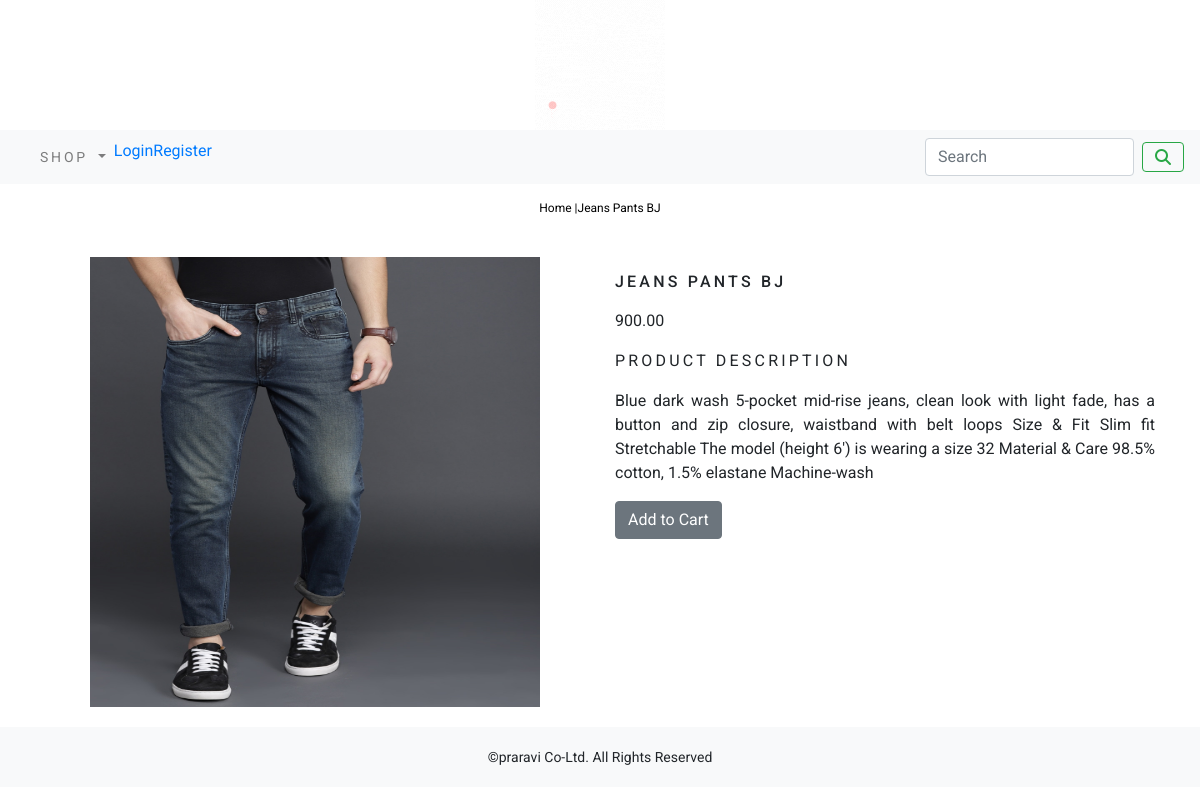
The page /ecommerceapp/mens-fashion/jeans-pants-bj/ on the database its author committed.
### ecommerceapp/models.py (models this page shows, shortened)
class Product(models.Model):
    name=models.CharField(max_length=250,unique=True)
    slug=models.SlugField(max_length=250,unique=True)
    desc=models.TextField(blank=True)
    image=models.ImageField(upload_to='product',blank=True)
    category=models.ForeignKey(Category,on_delete=models.CASCADE)
    price=models.DecimalField(max_digits=10,decimal_places=2)
    stock=models.IntegerField()
    available=models.BooleanField(default=True)
    created=models.DateTimeField(auto_now=True)
    updated=models.DateTimeField(auto_now=True)
    class Meta:
        ordering=('name',)
        verbose_name='product'
        verbose_name_plural='products'

### ecommerceapp/views.py (the view)
# urls.py: path('<slug:c_slug>/<slug:product_slug>/',views.ProdCatDetail,name='ProdCatDetail'),
def ProdCatDetail(request,c_slug,product_slug):
    try:
        product=Product.objects.get(category__slug=c_slug,slug=product_slug)
    except Exception as e:
        raise e
    return render(request,'product.html',{'product':product})

### cart/context_processors.py (called while the page is built)
def counter(request):
    item_count=0
    if 'admin' in request.path:
        return  {}
    else:
        try:
            cart=Cart.objects.filter(cart_id=_cart_id(request))
            cart_items=CartItem.objects.all().filter(cart=cart[:1])
            for cart_item in cart_items:
                item_count+=cart_item.quantity
        except Cart.DoesNotExist:
            item_count=0
        return dict(item_count=item_count)

### cart/views.py (called while the page is built)
def _cart_id(request):
    cart=request.session.session_key
    if not cart:
        cart=request.session.create()
    return cart

### ecommerceapp/context_processors.py (called while the page is built)
def menu_links(request):
    links=Category.objects.all()
    return dict(links=links)

### ecommerceapp/models.py (called while the page is built)
    def get_url(self):
        return reverse("ecommerceapp:product_by_category",args=[self.slug])

### templates/product.html (shortened to what this page needs)
{% extends 'base.html' %}
{% load static %}
    {% block content %}
<div class="row my_prod_row_class">
    <div class="mx-auto">
        <p><a href="{% url 'ecommerceapp:allProdCat' %}">Home</a> |<a href="{{product.category.get_url}}">{{product.name}}</a> </p>
    </div>
    <div class="container">
        <br>
        <div class="row">
            <div class="col-12 col-sm-12 col-md-12 col-lg-6 text-center">
                <div style="min-width:18rem;">
                <img src="{{product.image.url}}" style="width:450px;height:450px" alt="{{product.name}}">
            </div>
        </div>
        <div class="col-12 col-sm-12 md-12 col-lg-6">
            <div>
                <h1 class="my_prod_title">{{product.name}}</h1>
                <p>{{product.price}}</p>
                <p class="my_title">Product Description</p>
                <p class="text-justify">{{product.desc}}</p>
                {% if product.stock <= 0 %}
                    <p class="text-justify my_prod_text"><b>Out of Stock</b></p>
                {% else %}
                    <a class="btn btn-secondary" href="{% url 'cart:add_cart' product.id %}"> Add to Cart </a>
                {% endif %}
            </div>
        </div>
    </div>
</div>
    {% endblock %}

### templates/base.html (shortened to what this page needs)
{% load static %}
<html lang="en">
<head>
    <link rel="stylesheet" href="{% static 'css/bootstrap.min.css' %}">
    <link rel="stylesheet" href="{% static 'css/custom.css' %}">
</head>
<body>
<div>
    {% include 'header.html' %}
    {% include 'nav.html' %}
    {% block content %}
    {% endblock %}
</div>
{% include 'footer.html' %}
</body>
</html>

### templates/header.html
{% load static %}
<div>
    <center>
        <img src="{% static 'img/logos.gif' %}"alt="this is logo">
    </center>
</div>

### templates/nav.html (shortened to what this page needs)
<nav class="navbar navbar-expand-lg navbar-light bg-light">
  <div class="collapse navbar-collapse" id="navbarSupportedContent">
    <ul class="navbar-nav mr-auto">
        <li class="nav-item dropdown">
        <a class="nav-link dropdown-toggle" href="#" id="navbarDropdown" role="button" data-toggle="dropdown" aria-haspopup="true" aria-expanded="false">
          Shop
        </a>
<div>
    <div>
     <li class="nav-item active">
        {% if user.is_authenticated %}
        <li> HEllO {{user.username}}</li>
        <a class="nav-link" href="{% url 'accounts:logout' %}">Logout<span class="sr-only">(current)</span></a>
        {% else %}
            <li class="nav-item active">
            <div class="navbar-nav mr-auto">
        <li><a href="{% url 'accounts:login' %}">Login</a></li><br>
        <li><a href="{% url 'accounts:register' %}">Register</a></li>
        {% endif %}
      </li>
        </div>
<div>
    <form class="form-inline my-2 my-lg-0" action="{% url 'search_app:SearchResult' %}" method="get">
      <input class="form-control mr-sm-2" type="search" placeholder="Search" aria-label="Search" name="q">
      <button class="btn btn-outline-success my-2 my-sm-0" type="submit"><i class="fas fa-search"></i></button>
    </form>
    </div>
  </div>
</nav>

### templates/footer.html
<div class="footer navbar-fixed-bottom my_footer">
    <p class="text-center">&copy;praravi Co-Ltd. All Rights Reserved</p>
</div>

### static/css/custom.css (style rules this page uses)
body { font-family: 'Roboto', sans-serif; }
.nav-item { letter-spacing:.2em; font-size:14px; text-transform:uppercase; }
.my_footer { background-color:#f8f9fa; height:60px; }
.my_footer p { padding-top:20px; font-size:14px; }
.my_title { font-size:16px; text-transform:uppercase; letter-spacing:.2em; }
.my_prod_row_class { padding-top:15px; padding-bottom:20px; }
.my_prod_row_class .mx-auto p { color:#000; font-size:12px; }
.my_prod_row_class .mx-auto p a { color:#000; font-size:12px; text-decoration:none; }
.my_prod_title { font-size:16px; text-transform:uppercase; letter-spacing:.2em; padding-top:15px; padding-bottom:10px; }

### rows shown on the page
Product: name "Jeans Pants BJ", image (picture), name "JEANS PANTS BJ", price "900.00", desc "Blue dark wash 5-pocket mid-rise jeans, clean look with light fade, has a button and zip closure, waistband with belt loops Size & Fit Slim fit Stretchable The model (height 6') is wearing a size 32 Material & Care 98.5% cotton, 1.5% elastane Machine-wash"
